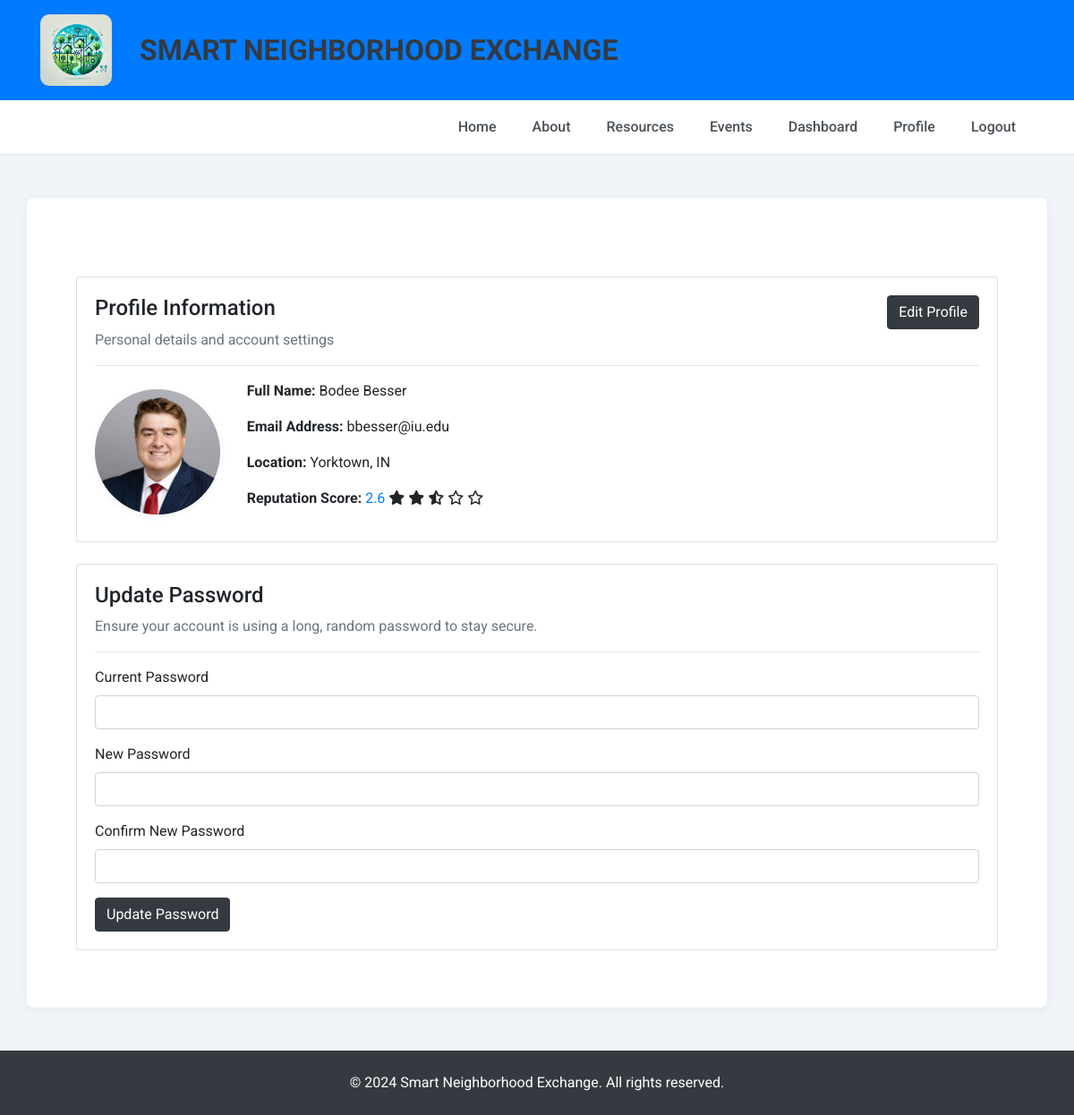
Screenshot of /profile (signed in) with the database file from the repository.
### tables this page shows
CREATE TABLE Users (
            user_id INTEGER PRIMARY KEY AUTOINCREMENT,
            name TEXT NOT NULL,
            email TEXT NOT NULL UNIQUE,
            password TEXT NOT NULL,
            profile_image TEXT,
            location TEXT
        );

### app.py (the view)
@app.route('/profile')
def profile():
    if 'user_id' not in session:
        return redirect(url_for('login'))
    user_id = session['user_id']
    with sqlite3.connect('projects.db') as conn:
        conn.row_factory = sqlite3.Row
        c = conn.cursor()
        c.execute('SELECT * FROM Users WHERE user_id = ?', (user_id,))
        user = c.fetchone()
        c.execute('SELECT rating FROM Reviews WHERE user_id = ?', (user_id,))
        ratings = [int(row['rating']) for row in c.fetchall()]
    average_rating = round(sum(ratings) / len(ratings), 1) if ratings else 0
    return render_template('profile.html', user=user, average_rating=average_rating)

### templates/profile.html
{% extends "base.html" %}
{% block content %}
<div class="container mt-5">
    <div class="card mb-4">
        <div class="card-body">
            <div class="d-flex justify-content-between">
                <h4>Profile Information</h4>
                <a href="{{ url_for('edit_profile') }}" class="btn btn-dark">Edit Profile</a>
            </div>
            <p class="text-muted">Personal details and account settings</p>
            <hr>
            <div class="row align-items-center">
                <div class="col-md-2">
                    <img src="{{ url_for('static', filename='uploads/' ~ user['profile_image']) }}" class="img-fluid rounded-circle" alt="Profile Picture">
                </div>
                <div class="col-md-10">
                    <p><strong>Full Name:</strong> {{ user['name'] }}</p>
                    <p><strong>Email Address:</strong> {{ user['email'] }}</p>
                    <p><strong>Location:</strong> {{ user['location'] }}</p>
                    <p><strong>Reputation Score:</strong> <span class="text-primary">{{ average_rating }} </span>
                        {% for i in range(1, 6) %}
                            {% if i <= average_rating %}
                                <i class="fas fa-star"></i>
                            {% elif (i - 1) < average_rating < i %}
                                <i class="fas fa-star-half-alt"></i>
                            {% else %}
                                <i class="far fa-star"></i>
                            {% endif %}
                        {% endfor %}
                    </p>
                </div>
            </div>
        </div>
    </div>
    <div class="card mb-4">
        <div class="card-body">
            <h4>Update Password</h4>
            <p class="text-muted">Ensure your account is using a long, random password to stay secure.</p>
            <hr>
            <form action="{{ url_for('update_password') }}" method="post">
                <div class="mb-3">
                    <label for="current_password" class="form-label">Current Password</label>
                    <input type="password" class="form-control" id="current_password" name="current_password" required>
                </div>
                <div class="mb-3">
                    <label for="new_password" class="form-label">New Password</label>
                    <input type="password" class="form-control" id="new_password" name="new_password" required>
                </div>
                <div class="mb-3">
                    <label for="confirm_password" class="form-label">Confirm New Password</label>
                    <input type="password" class="form-control" id="confirm_password" name="confirm_password" required>
                </div>
                <button type="submit" class="btn btn-dark">Update Password</button>
            </form>
        </div>
    </div>
</div>
{% endblock %}

### static/styles.css (style rules this page uses)
body { font-family: 'Roboto', sans-serif !important; background-color: #f0f4f8 !important; }
img { border-radius: 10px !important; box-shadow: 0 2px 10px rgba(0, 0, 0, 0.05) !important; }

### rows the page displays
Users: profile_image (picture), name "Bodee Besser", email "bbesser@iu.edu", location "Yorktown, IN"

### other values shown
{{ average_rating }} "2.6"
